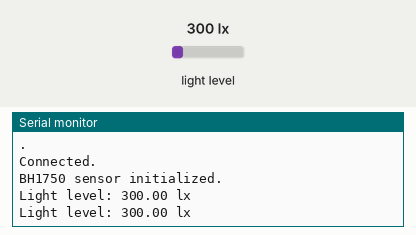
Simulated run of this sketch. Board: Arduino MKR. Parts: the last lines printed to the serial monitor. Inputs (shaded band) come from the test bench; at power-on: light level 300 lx. WiFi joins after 1.5 s; servers stay silent unless stated.

Above: at 7.7 s.
7.8 s: light level set to 1000 lx
At 9.3 s:
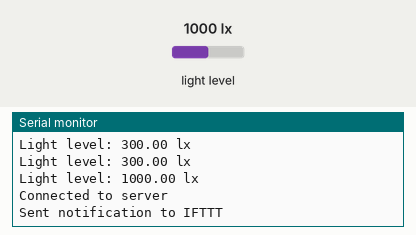
10.2 s: light level set to 40 lx
At 11.7 s:
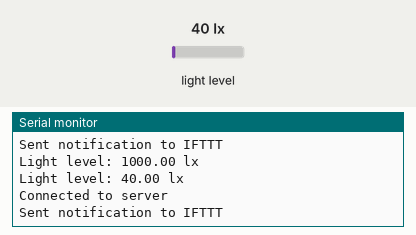
Timing chart, 0 to 13.2 s (numbered marks = the images above; inputs shaded):
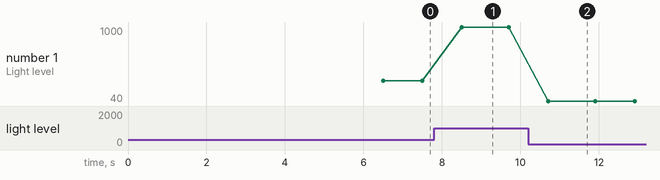

The sketch:

Task3.1P.ino
```cpp
#include <Wire.h>
#include <BH1750.h>
#include <WiFiNINA.h>

#define LIGHT_SENSOR_ADDR 0x23 // I2C address for the BH1750 sensor

char ssid[] = "A16";
char pass[] = "22222222";

WiFiClient client;
BH1750 lightMeter;

char HOST_NAME[] = "maker.ifttt.com";

String lstate = "Off";
float lvalue = 0;
String llight = "Off";

void setup() {
  Serial.begin(115200);
  connectToWiFi(ssid, pass);

  // Initialize I2C communication and BH1750 sensor
  Wire.begin();
  if (lightMeter.begin(BH1750::CONTINUOUS_HIGH_RES_MODE)) {
    Serial.println("BH1750 sensor initialized.");
  } else {
    Serial.println("Error initializing BH1750 sensor.");
    while (1);
  }

  while (!Serial);
}

void loop() {
  float curr_light = readLightSensor();

  if (curr_light > 500.0) {  // Adjust threshold as needed
    lstate = "On";
  } else {
    lstate = "Off";
  }

  if (lstate != llight) {
    sendWebhook(lstate);
    llight = lstate;
  }

  delay(1000);
}

void sendWebhook(String state) {
  if (!client.connect(HOST_NAME, 80)) {
    Serial.println("Connection failed!");
    return;
  }

  Serial.println("Connected to server");
  client.println("GET /trigger/sensor_light/with/key/dCzgH4VqCd8yZ_jYfZseMYt86OHL13Bdzn5tjtvUlSZ HTTP/1.1");
  client.println("Host: maker.ifttt.com");
  client.println("Connection: close");
  client.println();

  client.stop();
  Serial.println("Sent notification to IFTTT");
}

float readLightSensor() {
  lvalue = lightMeter.readLightLevel();
  Serial.print("Light level: ");
  Serial.print(lvalue);
  Serial.println(" lx");
  return lvalue;
}

bool connectToWiFi(char ssid[], char pass[]) {
  if (WiFi.status() != WL_CONNECTED) {
    Serial.print("Attempting to connect to SSID: ");
    Serial.println(ssid);
    int i = 0;
    while (WiFi.status() != WL_CONNECTED) {
      WiFi.begin(ssid, pass);
      Serial.print(".");
      delay(5000);
      if (i > 6) {
        Serial.println("Wifi Connection Failed!");
        return false;
        break;
      }
      i++;
    }
    Serial.println("\nConnected.");
    return true;
  }
  return true;
}
```

Measured:
- after the input at 7.8 s, the serial monitor: prints a new line after 0.71 s (image 1)
- after the input at 10.2 s, the serial monitor: prints a new line after 0.51 s (image 2)
- plotted number 1: 300 → 1000 after the input at 7.8 s, 1000 → 40 after the input at 10.2 s
